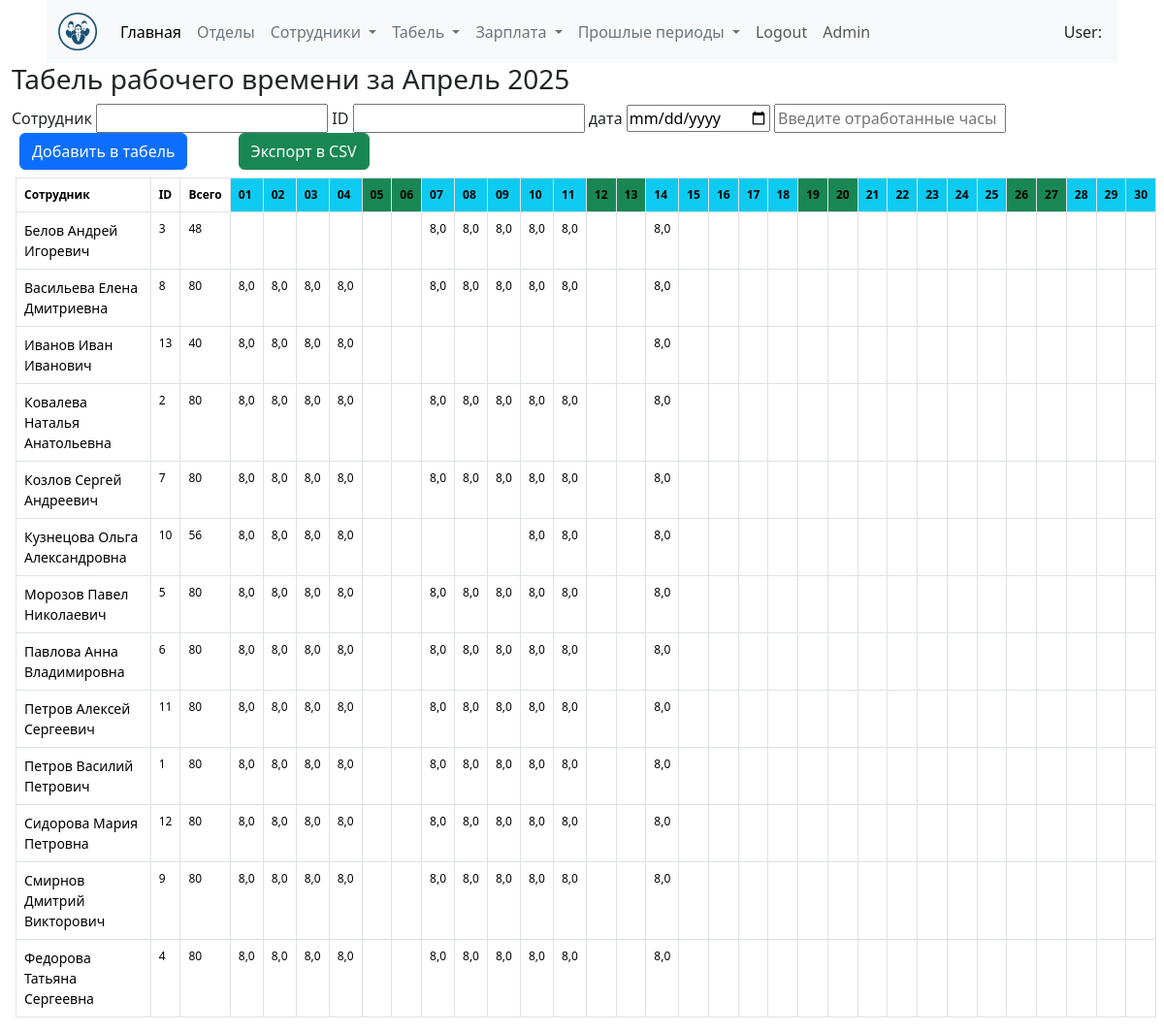
Screenshot of /cost/timesheet with the database file from the repository.
### hr_data/models.py (models this page shows, shortened)
class Employee(models.Model):
    code = models.CharField(max_length=20, unique=True, verbose_name="Код сотрудника")
    first_name = models.CharField(max_length=50, verbose_name="Имя")
    middle_name = models.CharField(
        max_length=50, blank=True, null=True, verbose_name="Отчество"
    )
    last_name = models.CharField(max_length=50, verbose_name="Фамилия")
    thumb = models.ImageField(blank=True, null=True)
    gender = models.CharField(
        max_length=10, choices=[("M", "Мужской"), ("F", "Женский")], verbose_name="Пол"
    )
    birthday = models.DateField(verbose_name="Дата рождения")
    place_of_birth = models.CharField(
        max_length=100, blank=True, verbose_name="Место рождения"
    )
    passport = models.CharField(
        max_length=50, blank=True, verbose_name="Паспортные данные"
    )
    address = models.CharField(max_length=255, verbose_name="Адрес проживания")
    provincial_address = models.CharField(
        max_length=255, blank=True, null=True, verbose_name="Домашний адрес"
    )
    phone = models.CharField(max_length=20, verbose_name="Телефон")
    citizenship = models.CharField(max_length=50, verbose_name="Гражданство")
    civil_status = models.CharField(
        max_length=20,
        choices=[
            ("single", "Холост/Не замужем"),
            ("married", "Женат/Замужем"),
            ("divorced", "Разведен(а)"),
        ],
        blank=True,
        null=True,
        verbose_name="Семейное положение",
    )
    department = models.ForeignKey(
        Department, on_delete=models.SET_NULL, null=True, verbose_name="Отдел"
    )
    profession = models.CharField(
        max_length=100, blank=True, null=True, verbose_name="Профессия"
    )
    position = models.CharField(max_length=100, verbose_name="Должность")
    hire_date = models.DateField(verbose_name="Дата приема на работу")
    contract_expiration = models.DateField(
        blank=True, null=True, verbose_name="Дата окончания контракта"
    )
    salary_type = models.CharField(
        max_length=10,
        choices=[
            ("M", "Месячный оклад"),
            ("H", "Часовая ставка"),
        ],
        verbose_name="Тип оплаты",
    )
    salary_rate = models.DecimalField(
        max_digits=10,
        decimal_places=2,
        blank=True,
        null=True,
        verbose_name="Оклад, руб /тарифная ставка, руб в час.",
    )
    remarks = models.TextField(blank=True, null=True, verbose_name="Примечание")
    created_date = models.DateTimeField(auto_now_add=True, verbose_name="Дата создания")
    updated_date = models.DateTimeField(auto_now=True, verbose_name="Дата обновления")
    class Meta:
        verbose_name = "Сотрудник"
        verbose_name_plural = "Сотрудники"

### hr_cost/views.py (the view)
# urls.py: path("timesheet", timesheet, name="timesheet"),
def timesheet(request):
    employees = Employee.objects.all().order_by('last_name', 'first_name', 'middle_name')
    timesheet_data = []
    _, num_days = monthrange(current_year, current_month)
    dates = []
    for day in range(1, num_days + 1):
        current_date = date(current_year, current_month, day)
        weekday = current_date.weekday()  # Понедельник = 0, Воскресенье = 6
        dates.append({
            'date': f"{day:02d}",
            'weekday': weekday  # Добавляем информацию о дне недели
        })
    if request.method == 'POST':
        form = WorkTimeForm(request.POST)
        if form.is_valid():
            form.save()
            return redirect('timesheet')  # Перенаправляем на ту же страницу
    else:
        form = WorkTimeForm()
    for employee in employees:
        work_times = WorkTime.objects.filter(
            code=employee.code,
            date__month=current_month,
            date__year=current_year
        ).order_by('date')
        total_hours = sum(int(work_time.hours_worked) for work_time in work_times)
        employee_data = {
            'employee': f"{employee.last_name} {employee.first_name} {employee.middle_name}",
            'code': f"{employee.code}",
            'hours': [''] * num_days,  # Инициализируем список пустыми значениями
            'total_hours':total_hours #Сумма часов по сотруднику
        }
        for work_time in work_times:
            day = work_time.date.day - 1  # Индекс дня в списке
            employee_data['hours'][day] = str(work_time.hours_worked)
        timesheet_data.append(employee_data)
    save_timesheet_to_csv(timesheet_data, dates, current_month, current_year)
    return render(request, 'hr_cost/timesheet_work.html', {
        'timesheet_data': timesheet_data,
        'dates': dates,
        'current_month': today,
        'form': form,  # Передаем форму в шаблон
    })

### hr_cost/forms.py
class WorkTimeForm(forms.ModelForm):
    class Meta:
        model = WorkTime
        fields = ["employee", "code", "date", "hours_worked"]
        widgets = {
            "date": forms.DateInput(attrs={"type": "date"}),
            "hours_worked": forms.TextInput(
                attrs={"placeholder": "Введите отработанные часы"}
            ),
        }

### hr_cost/services.py (called while the page is built)
def save_timesheet_to_csv(timesheet_data, dates, month, year):
    folder_path = os.path.join("data_save")
    os.makedirs(folder_path, exist_ok=True)
    file_name = f"timesheet_{year}_{month:02d}.csv"
    file_path = os.path.join(folder_path, file_name)
    with open(file_path, mode="w", newline="", encoding="utf-8") as file:
        writer = csv.writer(file, delimiter="\t")
        header = ["Сотрудник"] + ["ID"] + ["Итого"] + [date["date"] for date in dates]
        writer.writerow(header)
        for data in timesheet_data:
            row = (
                [data["employee"]]
                + [data["code"]]
                + [data["total_hours"]]
                + data["hours"]
            )
            writer.writerow(row)

### hr_cost/templates/hr_cost/timesheet_work.html (shortened to what this page needs)
{% extends 'base.html' %}
{% block content %}
<div class="container-fluid">
<h3>Табель рабочего времени за {{ current_month | date:"F Y" }}</h3>
<form action="{% url 'add_work_time' %}" method="post">
    Сотрудник {{form.employee}} ID {{form.code}} дата {{form.date}}  {{form.hours_worked}}
    <button type="submit" class="btn btn-primary ms-2">Добавить в табель</button>
    <a href="{% url 'export_timesheet_csv' %}" class="btn btn-success  ms-5">Экспорт в CSV</a>
</form>
<table class="table table-bordered mt-2 mx-1" style="font-size: 12px;">
    <thead>
        <tr>
            <th>Сотрудник</th>
            <th>ID</th>
            <th>Всего</th>
            {% for date in dates %}
                <th class="{% if date.weekday >= 5 %}bg-success {% else %}bg-info{% endif %}">
                    {{ date.date }}
                </th>
            {% endfor %}
        </tr>
    </thead>
    <tbody>
        {% for data in timesheet_data %}
            <tr>
                <td style="font-size: 14px; font-weight: 500;">{{ data.employee }}</td>
                <td>{{ data.code }}</td>
                <td>{{ data.total_hours }}</td>
                {% for hours in data.hours %}
                    <td class="{% if forloop.counter0 < dates|length and dates.forloop.counter0.weekday >= 5 %}bg-info{% endif %}">
                        {{ hours|floatformat:1 }}
                    </td>
                {% endfor %}
            </tr>
        {% endfor %}
    </tbody>
</table>
</div>
{% endblock %}

### rows the page displays
Employee: code "13"
Employee: code "10"
Employee: code "11"
Employee: code "12"

### other values shown
{{ current_month | date:"F Y" }} "Апрель 2025"
{{ date.date }} "01" "02" "03" "04" "05" "06" "07" "08" "09" "10" "11" "12" "13" "14" "15" "16" "17" "18" "19" "20" "21" "22" "23" "24" "25" "26" "27" "28" "29" "30"
{{ data.employee }} "Белов Андрей Игоревич" "Васильева Елена Дмитриевна" "Иванов Иван Иванович" "Ковалева Наталья Анатольевна" "Козлов Сергей Андреевич" "Кузнецова Ольга Александровна" "Морозов Павел Николаевич" "Павлова Анна Владимировна" "Петров Алексей Сергеевич" "Петров Василий Петрович" "Сидорова Мария Петровна" "Смирнов Дмитрий Викторович" "Федорова Татьяна Сергеевна"
{{ data.code }} "3" "8" "2" "7" "5" "6" "1" "9" "4"
{{ data.total_hours }} "48" "80" "40" "80" "80" "56" "80" "80" "80" "80" "80" "80" "80"
{{ hours|floatformat:1 }} "8,0" "8,0" "8,0" "8,0" "8,0" "8,0" "8,0" "8,0" "8,0" "8,0" "8,0" "8,0" "8,0" "8,0" "8,0" "8,0" "8,0" "8,0" "8,0" "8,0" "8,0" "8,0" "8,0" "8,0" "8,0" "8,0" "8,0" "8,0" "8,0" "8,0" "8,0" "8,0" "8,0" "8,0" "8,0" "8,0" "8,0" "8,0" "8,0" "8,0" "8,0" "8,0" "8,0" "8,0" "8,0" "8,0" "8,0" "8,0" "8,0" "8,0" "8,0" "8,0" "8,0" "8,0" "8,0" "8,0" "8,0" "8,0" "8,0" "8,0" "8,0" "8,0" "8,0" "8,0" "8,0" "8,0" "8,0" "8,0" "8,0" "8,0" "8,0" "8,0" "8,0" "8,0" "8,0" "8,0" "8,0" "8,0" "8,0" "8,0" "8,0" "8,0" "8,0" "8,0" "8,0" "8,0" "8,0" "8,0" "8,0" "8,0" "8,0" "8,0" "8,0" "8,0" "8,0" "8,0" "8,0" "8,0" "8,0" "8,0" "8,0" "8,0" "8,0" "8,0" "8,0" "8,0" "8,0" "8,0" "8,0" "8,0" "8,0" "8,0" "8,0" "8,0" "8,0" "8,0" "8,0" "8,0"
